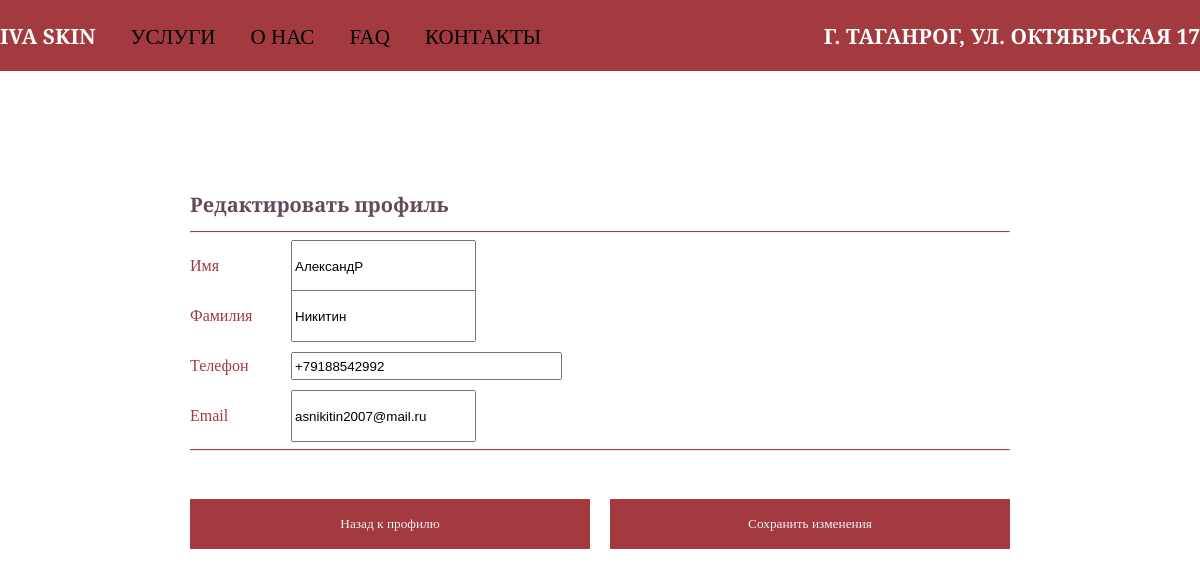
Page /profile/edit/ (signed in) on the committed database.
### userprofile/models.py (models this page shows, shortened)
class Profile(models.Model):
    user = models.OneToOneField(User, on_delete=models.CASCADE)
    first_name = models.CharField(max_length=50, blank=True, null=True)
    last_name = models.CharField(max_length=50, blank=True, null=True)
    phone = models.CharField(max_length=12, validators=[validate_phone])
    email = models.EmailField(max_length=255, blank=True, null=True)
    created_at = models.DateTimeField(auto_now_add=True)
    updated_at = models.DateTimeField(auto_now=True)

### userprofile/views.py (the view)
# urls.py: path('edit/', views.edit_profile, name='edit_profile'),
@login_required
def edit_profile(request):
    if request.method == 'POST':
        form = ProfileUpdateForm(request.POST, instance=request.user.profile)
        if form.is_valid():
            form.save()
            messages.success(request, 'Профиль успешно обновлен!')
            return redirect('userprofile:profile')
    else:
        form = ProfileUpdateForm(instance=request.user.profile)
    return render(request, 'userprofile/edit_profile.html', {'form': form})

### userprofile/forms.py (shortened to what this page needs)
class ProfileUpdateForm(forms.ModelForm):
    class Meta:
        model = Profile
        fields = ['first_name', 'last_name', 'phone', 'email']
        widgets = {
            'first_name': forms.TextInput(attrs={'placeholder': 'Введите имя'}),
            'last_name': forms.TextInput(attrs={'placeholder': 'Введите фамилию'}),
            'phone': forms.TextInput(attrs={'placeholder': '+7 (___) ___-__-__'}),
            'email': forms.EmailInput(attrs={'placeholder': 'example@email.com'}),
        }

### userprofile/templates/userprofile/edit_profile.html (shortened to what this page needs)
<!DOCTYPE html>
{% load static %}
<html lang="en">
<head>
    <link rel="stylesheet" href="{% static 'css/main.css' %}">
</head>
<body>
    <header>
        <div class="header">
            <div class="header-inner">
                <div class="menu">
                    <h3><a class="logo" href="{% url 'index' %}">IVA SKIN</a></h3>
                    <h3><a class="menu__list-link" href="#">УСЛУГИ</a></h3>
                    <h3><a class="menu__list-link" href="#">О НАС</a></h3>
                    <h3><a class="menu__list-link" href="#">FAQ</a></h3>
                    <h3><a class="menu__list-link" href="#">КОНТАКТЫ</a></h3>
                </div>
                <div class="menu2">
                    <h3><a class="menu__list-link1" href="#" class="IVA" >Г. ТАГАНРОГ, УЛ. ОКТЯБРЬСКАЯ 17</a></h3>
                </div>
            </div>
        </div>
    </header>
    <div class="container">
            <div class="edit-profile-card">
                <h1 id="h1-p">Редактировать профиль</h1>
                <hr class="h-profile">
                <form method="post">
                    <div class="for-name">
                         <div class="container-for-form">
                            <p>Имя</p>
                            <div class="inp">
                                {{ form.first_name }}
                            </div>
                        </div>
                    </div>
                    <div class="for-lastname">
                         <div class="container-for-form">
                            <p>Фамилия</p>
                            <div class="inp">
                                {{ form.last_name }}
                            </div>
                        </div>
                    </div>
                    <div class="for-telephone">
                         <div class="container-for-form">
                            <p>Телефон</p>
                            <div class="inp">
                                {{ form.phone }}
                            </div>
                        </div>
                    </div>
                    <div class="for-email">
                         <div class="container-for-form">
                            <p>Email</p>
                            <div class="inp">
                                {{ form.email }}
                            </div>
                        </div>
                    </div>
                    <hr class="h-profile">
                    <div class="for-button">
                        <form action="{% url 'userprofile:profile' %}">
                            <button class="btn-profile">Назад к профилю</button>
                        </form>
                        <button type="submit" class="btn-profile">Сохранить изменения</button>
                    </div>
                </form>
            </div>
        </div>
</body>
</html>

### ivaapp/static/css/main.css (style rules this page uses)
html { box-sizing: border-box; scroll-behavior: smooth; }
*, *::after, *::before { box-sizing: inherit; }
body { max-width: 1920px; font-family: "Playfair Display SC", serif; margin: 0 auto; }
.header-inner { display: flex; align-items: center; justify-content: space-between; max-width: 1400px; margin: 0 auto; }
.header { background: #A23A3F; font-size: 18px; }
.logo { color: white; transition: .4s; }
.menu__list-link1 { color: white; transition: .4s; }
.header a { text-decoration: none; }
.menu { display: flex; gap: 35px; }
.menu__list-link { color: black; font-weight: 500; transition: .4s; }
#id_phone { width: 271px; height: 28px; }
#id_email { width: 100%; height: 52px; }
#id_first_name { width: 100%; height: 52px; }
#id_last_name { width: 100%; height: 52px; }
#h1-p { color:#64485C; font-size: 20px;; }
.btn-profile { width: 400px; font-family: "Playfair Display SC", serif; height: 50px; background-color: #A23A3F; border: none; color:#F2F2F2; transition: 0.5s; }
.h-profile { border-top: 1px solid #A23A3F; }
.container { max-width: max-content; margin: 0 auto; margin-top: 120px; }
.for-button { margin-top:48px; margin-bottom:48px; display: flex; gap: 20px; }
.container-for-form { display: flex; align-items: center; gap: 24px; }
.inp { position: absolute; margin-left: 101px; }
.edit-profile-card p { color: #A23A3F; }

### rows in the picture
Profile: first_name "АлександР", last_name "Никитин", phone "+79188542992", email "asnikitin2007@mail.ru"
